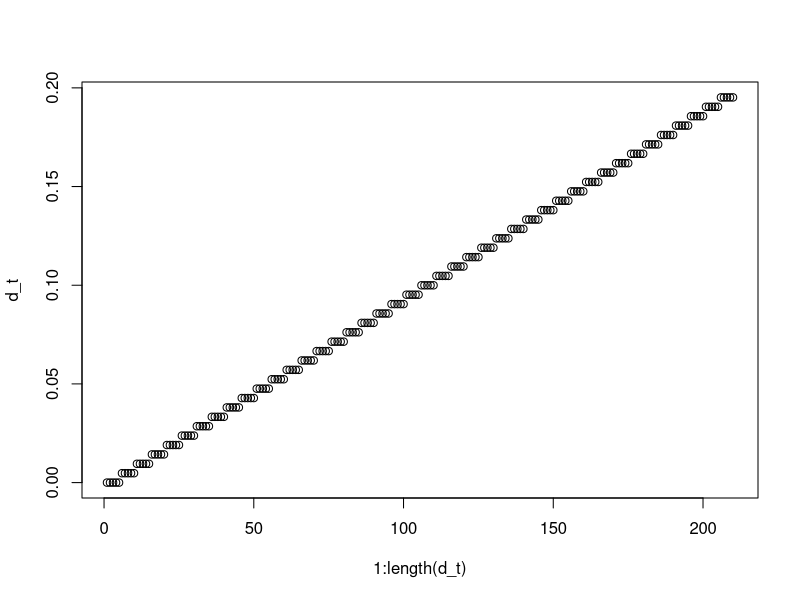
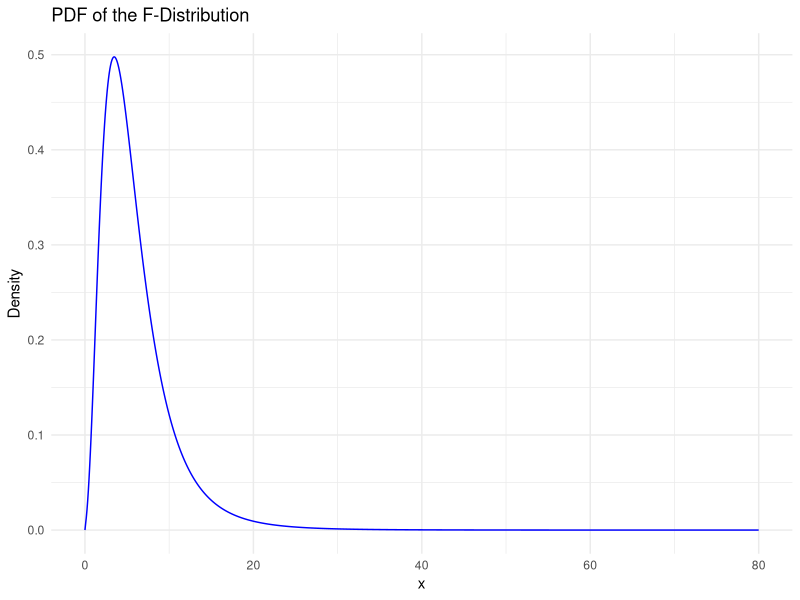

Recreate these plots in R, in order.
# Continuous Outcome MRT sample size calculator
# From Liao et al 2016

rm(list = ls())

# Load necessary libraries
library(dplyr)
library(ggplot2)
library(MASS)
library(pwr)

# Set parameters
Time <- 210  # Total number of decision points (42 days * 5 times per day)
rho <- 0.4  # Randomization probability
availability <- 1  # Constant availability

create_z <- function(t) {
  Z <- matrix(0, nrow = 3, ncol = 1)
  Z <- c(1, floor((t-1)/5), floor((t-1)/5)^2)
  return(Z)
}

#calculate matrix Z and Q
Z <- matrix(0, nrow = Time, ncol = 3)
for (t in 1:Time) {
  Z[t,] <- c(1, floor((t-1)/5), floor((t-1)/5)^2)
}
Q <- t(Z) %*% diag(rep(availability,Time) * rep(rho, Time) * rep((1-rho), Time)) %*% Z



# Standardized treatment effect (d)
d <- c(0, 0.00964, -0.000172)
d <- c(0, 0.00476, 0)
# d <- c(0, 0.01, -0.0002)
# beta_t <- matrix(rep(0.1, 210), ncol = 1)
# d <- solve(t(Z) %*% diag(rep(availability,Time)) %*% Z) %*% t(Z)  %*% diag(rep(availability,Time)) %*% beta_t

# Verify the max effect day
effect_by_day <- c()
for (i in 1:(Time/5)) {
  effect_by_day <- c(effect_by_day, t(create_z(i*5)) %*% d)
}
print(paste0("Maximum effect: ", which.max(effect_by_day)))

# Verify the d_bar
d_t <- numeric(0)
for (i in 1:Time) {
  d_t <- c(d_t, t(create_z(i)) %*% d)
}
print(paste0("d bar: ", sum(d_t)/ Time))

plot(1:length(d_t), d_t)

# Function to calculate sample size for given power and alpha
calculate_sample_size <- function(beta, alpha, d, Q) {
  p <- 3
  q <- 3
  # Calculate power function for given N
  power_function <- function(N) {
    
    #calculate the noncentraility parameter
    c_N <- N * t(d) %*% Q %*% d
    df1 <- p
    df2 <- N - q - p
    
    # Calculate the critical value for the F-distribution
    inv.f <- qf(1-alpha,df1,df2)
    #inv.f <- qf((N-p-q) *(1-alpha) / p / (N-q-1),df1,df2)
    # Evaluate the left-hand side of the formula
    calc_power = 1-pf(inv.f,df1,df2,ncp = c_N)
    #calc_power = 1 - p * (N-q-1) * pf(inv.f,df1,df2,ncp = c_N) / (N-p-q)
    #calc_power = 1 - pf( p * (N-q-1) * inv.f / (N-p-q),df1,df2,ncp = c_N)
    #print(paste0("Sample size: ", N, ", power: ", calc_power))
    return(calc_power - 0.8)
  }
  
  # Debugging: Print values at interval endpoints
  print(paste("Value at N=10:", power_function(10)))
  print(paste("Value at N=100:", power_function(1000)))
  
  # Calculate sample size for given power
  result <- uniroot(power_function, interval = c(10, 1000))
  

  return(ceiling(result$root))
}

# Desired power and significance level
beta <- 0.8
alpha <- 0.05

# Calculate sample size
sample_size <- calculate_sample_size(beta, alpha, d, Q)
print(paste("Required sample size: ", sample_size))
 

library(ggplot2)
sample_size <- 19
# Define parameters
df1 <- 3   # degrees of freedom 1
df2 <- sample_size - 3 -3   # degrees of freedom 2
c_N <- sample_size * t(d) %*% Q %*% d    # non-centrality parameter

# Define the range for x
x <- seq(0, 80, length.out = 1000)

# Calculate the pdf values for the F-distribution
pdf_values <- df(x, df1, df2, c_N) * 3 * (sample_size - 3 -1)  / (sample_size -3-3)

# Create a data frame for plotting
data <- data.frame(x = x, pdf = pdf_values)

# Plot the pdf
ggplot(data, aes(x = x, y = pdf)) +
  geom_line(color = "blue") +
  labs(title = "PDF of the F-Distribution",
       x = "x",
       y = "Density") +
  theme_minimal()
